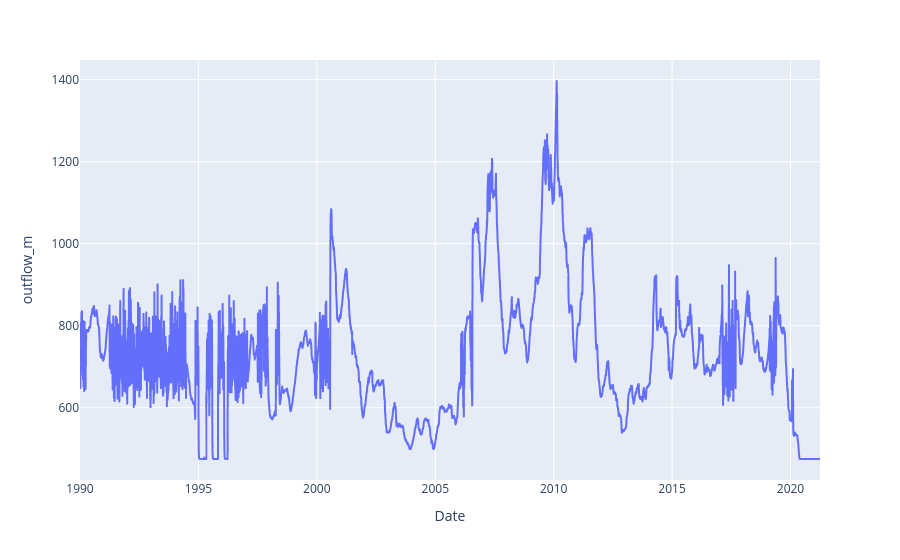

Source (notebook cell):
### Code cell
fig = px.line(data, x=data.index, y=data['outflow_m'])
fig.show()

### Figure 1 — Plotly figure (JSON) as saved in the notebook; plotly's stock layout.template omitted (floating-point values rounded to 4 significant figures; data arrays with more than 128 entries replaced by an {"elided": "..."} marker saying what was removed)
{"data": [{"hovertemplate": "Date=%{x}<br>outflow_m=%{y}<extra></extra>", "legendgroup": "", "line": {"color": "#636efa", "dash": "solid"}, "marker": {"symbol": "circle"}, "mode": "lines", "name": "", "showlegend": false, "type": "scattergl", "x": {"elided": "11413 str values"}, "xaxis": "x", "y": {"elided": "11413 float values"}, "yaxis": "y"}], "layout": {"legend": {"tracegroupgap": 0}, "margin": {"t": 60}, "xaxis": {"anchor": "y", "domain": [0, 1], "title": {"text": "Date"}}, "yaxis": {"anchor": "x", "domain": [0, 1], "title": {"text": "outflow_m"}}}}
